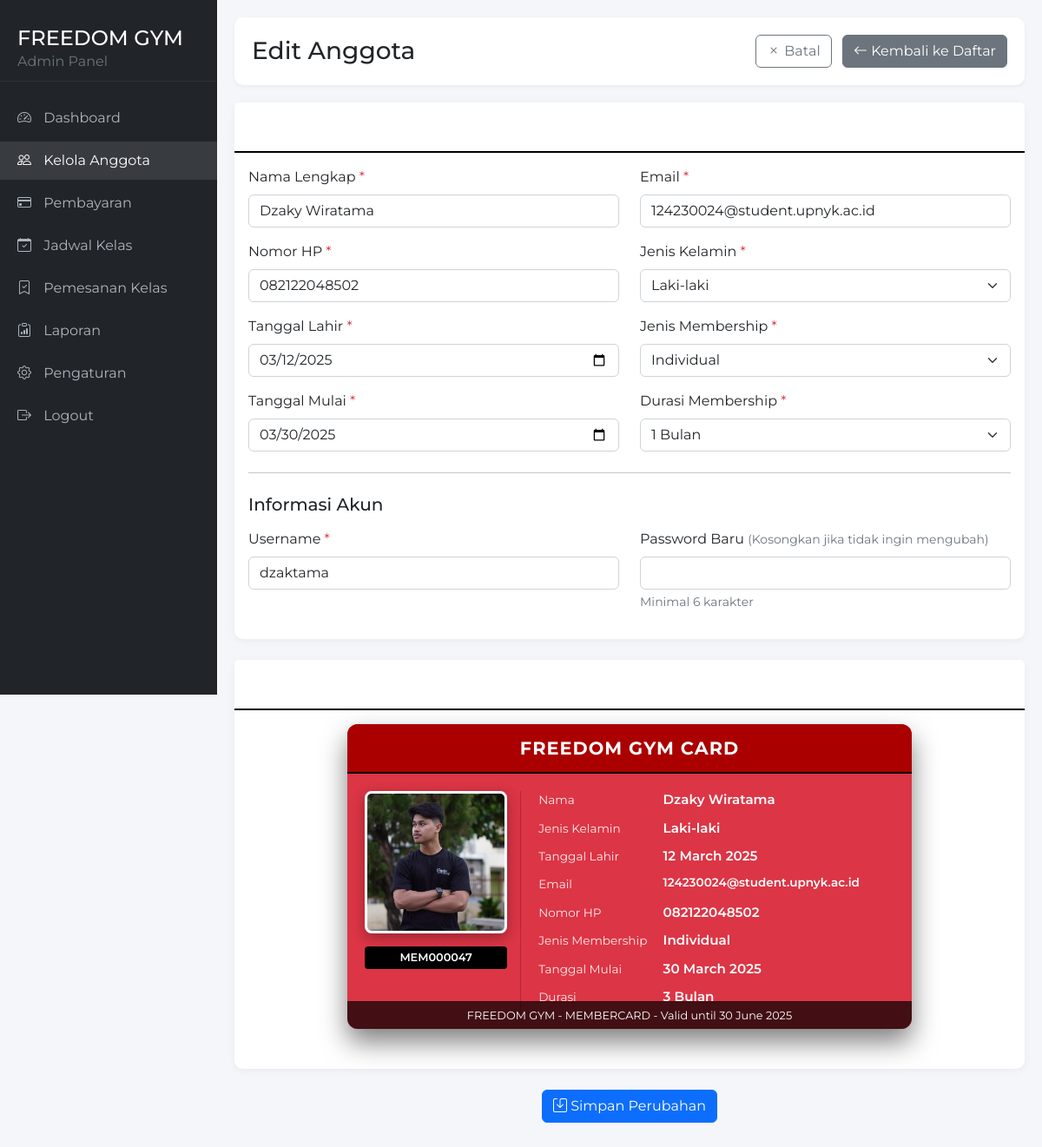
The app's page /admin-member-edit.php?id=47 (signed in) with its own data.
### tables this page shows
CREATE TABLE `membership` (
  `id` int(11) NOT NULL,
  `nama` varchar(255) NOT NULL,
  `nomorHP` varchar(20) NOT NULL,
  `email` varchar(100) NOT NULL,
  `alamat` text NOT NULL,
  `tanggalLahir` date NOT NULL,
  `jenisKelamin` enum('Laki-laki','Perempuan','Lainnya') NOT NULL,
  `jenisMembership` enum('Visit','Individual','Squad') NOT NULL,
  `tanggalMulai` date NOT NULL,
  `durasiMembership` enum('1 Bulan','3 Bulan','6 Bulan','12 Bulan') NOT NULL,
  `metodePembayaran` enum('Tunai','Transfer Bank','QRIS') NOT NULL,
  `fotoDiri` varchar(255) NOT NULL DEFAULT 'assets/img/default-profile.png',
  `catatanKesehatan` text DEFAULT NULL,
  `namaKontakDarurat` varchar(255) NOT NULL,
  `nomorKontakDarurat` varchar(20) NOT NULL,
  `persetujuan` tinyint(1) NOT NULL,
  `tanggalDaftar` timestamp NOT NULL DEFAULT current_timestamp(),
  `username` varchar(50) DEFAULT NULL,
  `password` varchar(255) DEFAULT NULL
);

### admin-member-edit.php (the view, shortened to what this page needs)
<?php
$servername = "localhost";
$username = "root";
$password = "";
$dbname = "gym";
$conn = new mysqli($servername, $username, $password, $dbname);
$member_id = intval($_GET['id']);
$stmt = $conn->prepare("SELECT * FROM membership WHERE id = ?");
$stmt->bind_param("i", $member_id);
$stmt->execute();
$result = $stmt->get_result();
if ($result->num_rows > 0) {
    $memberData = $result->fetch_assoc();
} else {
    $_SESSION['admin_message'] = "Anggota tidak ditemukan!";
    $_SESSION['admin_message_type'] = "danger";
    header("Location: admin-members.php");
    exit();
}
$membershipNumber = 'MEM' . str_pad($member_id, 6, '0', STR_PAD_LEFT);
function formatDate($date) {
    return date("d F Y", strtotime($date));
}
function getBaseUrl() {
    $protocol = isset($_SERVER['HTTPS']) && $_SERVER['HTTPS'] === 'on' ? 'https://' : 'http://';
    $host = $_SERVER['HTTP_HOST'];
    $baseDir = dirname($_SERVER['SCRIPT_NAME']);
    $baseDir = $baseDir === '/' ? '' : $baseDir;
    return $protocol . $host . $baseDir;
}
$baseUrl = getBaseUrl();
$relativeDefaultPhoto = "assets/img/default-profile.png";
$defaultPhoto = $baseUrl . '/' . $relativeDefaultPhoto;
$photoPath = isset($memberData['fotoDiri']) && !empty($memberData['fotoDiri']) ? $memberData['fotoDiri'] : "";
$startDate = new DateTime($memberData['tanggalMulai']);
$durationStr = $memberData['durasiMembership'];
$durationMonths = intval(explode(' ', $durationStr)[0]);
$expiryDate = clone $startDate;
$expiryDate->modify("+{$durationMonths} months");
$expiryDateFormatted = $expiryDate->format('d F Y');
?>
<!DOCTYPE html>
<html lang="en">
<head>
    <link href="https://cdn.jsdelivr.net/npm/bootstrap@5.2.3/dist/css/bootstrap.min.css" rel="stylesheet">
    <link href="https://cdn.jsdelivr.net/npm/bootstrap-icons@1.10.0/font/bootstrap-icons.css" rel="stylesheet">
</head>
<body>
    <div class="sidebar">
        <div class="sidebar-header">
            <h4 class="mb-0">FREEDOM GYM</h4>
            <p class="text-muted mb-0">Admin Panel</p>
        </div>
        <ul class="sidebar-menu">
            <li><a href="admin-dashboard.php"><i class="bi bi-speedometer2"></i> Dashboard</a></li>
            <li><a href="admin-members.php" class="active"><i class="bi bi-people"></i> Kelola Anggota</a></li>
            <li><a href="admin-payments.php"><i class="bi bi-credit-card"></i> Pembayaran</a></li>
            <li><a href="admin-classes.php"><i class="bi bi-calendar-check"></i> Jadwal Kelas</a></li>
            <li><a href="admin-bookings.php"><i class="bi bi-bookmark-check"></i> Pemesanan Kelas</a></li>
            <li><a href="admin-reports.php"><i class="bi bi-clipboard-data"></i> Laporan</a></li>
            <li><a href="admin-settings.php"><i class="bi bi-gear"></i> Pengaturan</a></li>
            <li><a href="logout-admin.php"><i class="bi bi-box-arrow-right"></i> Logout</a></li>
        </ul>
    </div>
    <div class="content">
        <div class="page-header d-flex justify-content-between align-items-center">
            <h3 class="mb-0">Edit Anggota</h3>
            <div>
                <a href="admin-member-view.php?id=<?php echo $member_id; ?>" class="btn btn-outline-secondary me-2">
                    <i class="bi bi-x"></i> Batal
                </a>
                <a href="admin-members.php" class="btn btn-secondary">
                    <i class="bi bi-arrow-left"></i> Kembali ke Daftar
                </a>
            </div>
        </div>
        <form method="POST" action="">
            <div class="card mb-4">
                <div class="card-header bg-white py-3">
                    <h5 class="mb-0">Informasi Anggota</h5>
                </div>
                <div class="card-body">
                    <div class="row mb-3">
                        <div class="col-md-6">
                            <label for="nama" class="form-label required">Nama Lengkap</label>
                            <input type="text" class="form-control" id="nama" name="nama" value="<?php echo htmlspecialchars($memberData['nama']); ?>" required>
                        </div>
                        <div class="col-md-6">
                            <label for="email" class="form-label required">Email</label>
                            <input type="email" class="form-control" id="email" name="email" value="<?php echo htmlspecialchars($memberData['email']); ?>" required>
                        </div>
                    </div>
                    <div class="row mb-3">
                        <div class="col-md-6">
                            <label for="nomorHP" class="form-label required">Nomor HP</label>
                            <input type="text" class="form-control" id="nomorHP" name="nomorHP" value="<?php echo htmlspecialchars($memberData['nomorHP']); ?>" required>
                        </div>
                        <div class="col-md-6">
                            <label for="jenisKelamin" class="form-label required">Jenis Kelamin</label>
                            <select class="form-select" id="jenisKelamin" name="jenisKelamin" required>
                                <option value="Laki-laki" <?php echo $memberData['jenisKelamin'] === 'Laki-laki' ? 'selected' : ''; ?>>Laki-laki</option>
                            </select>
                        </div>
                    </div>
                    <div class="row mb-3">
                        <div class="col-md-6">
                            <label for="tanggalLahir" class="form-label required">Tanggal Lahir</label>
                            <input type="date" class="form-control" id="tanggalLahir" name="tanggalLahir" value="<?php echo htmlspecialchars($memberData['tanggalLahir']); ?>" required>
                        </div>
                        <div class="col-md-6">
                            <label for="jenisMembership" class="form-label required">Jenis Membership</label>
                            <select class="form-select" id="jenisMembership" name="jenisMembership" required>
                                <option value="Individual" <?php echo $memberData['jenisMembership'] === 'Individual' ? 'selected' : ''; ?>>Individual</option>
                            </select>
                        </div>
                    </div>
                    <div class="row mb-3">
                        <div class="col-md-6">
                            <label for="tanggalMulai" class="form-label required">Tanggal Mulai</label>
                            <input type="date" class="form-control" id="tanggalMulai" name="tanggalMulai" value="<?php echo htmlspecialchars($memberData['tanggalMulai']); ?>" required>
                        </div>
                        <div class="col-md-6">
                            <label for="durasiMembership" class="form-label required">Durasi Membership</label>
                            <select class="form-select" id="durasiMembership" name="durasiMembership" required>
                                <option value="1 bulan" <?php echo $memberData['durasiMembership'] === '1 bulan' ? 'selected' : ''; ?>>1 Bulan</option>
                            </select>
                        </div>
                    </div>
                    <hr class="my-4">
                    <h5 class="mb-3">Informasi Akun</h5>
                    <div class="row mb-3">
                        <div class="col-md-6">
                            <label for="username" class="form-label required">Username</label>
                            <input type="text" class="form-control" id="username" name="username" value="<?php echo htmlspecialchars($memberData['username']); ?>" required>
                        </div>
                        <div class="col-md-6">
                            <label for="password" class="form-label">Password Baru <small class="text-muted">(Kosongkan jika tidak ingin mengubah)</small></label>
                            <input type="password" class="form-control" id="password" name="password">
                            <div class="form-text">Minimal 6 karakter</div>
                        </div>
                    </div>
                </div>
            </div>
            <div class="card mb-4">
                <div class="card-header bg-white py-3">
                    <h5 class="mb-0">Preview Kartu Membership</h5>
                </div>
                <div class="card-body">
                    <div class="membership-card-container">
                        <div class="membership-card">
                            <div class="card-header">
                                FREEDOM GYM CARD
                            </div>
                            <div class="card-content">
                                <div class="photo-section">
                                    <img src="<?php echo htmlspecialchars($photoPath); ?>"
                                        class="member-photo"
                                        alt="Foto Profil"
                                        data-default="<?php echo htmlspecialchars($defaultPhoto); ?>"
                                        onerror="this.src=this.getAttribute('data-default')">
                                    <div class="member-id"><?php echo htmlspecialchars($membershipNumber); ?></div>
                                </div>
                                <div class="info-section">
                                    <div class="info-item">
                                        <div class="info-label">Nama</div>
                                        <div class="info-value" id="preview-nama"><?php echo htmlspecialchars($memberData['nama']); ?></div>
                                    </div>
                                    <div class="info-item">
                                        <div class="info-label">Jenis Kelamin</div>
                                        <div class="info-value" id="preview-jenisKelamin"><?php echo htmlspecialchars($memberData['jenisKelamin']); ?></div>
                                    </div>
                                    <div class="info-item">
                                        <div class="info-label">Tanggal Lahir</div>
                                        <div class="info-value" id="preview-tanggalLahir"><?php echo htmlspecialchars(formatDate($memberData['tanggalLahir'])); ?></div>
                                    </div>
                                    <div class="info-item">
                                        <div class="info-label">Email</div>
                                        <div class="info-value long-text" id="preview-email"><?php echo htmlspecialchars($memberData['email']); ?></div>
                                    </div>
                                    <div class="info-item">
                                        <div class="info-label">Nomor HP</div>
                                        <div class="info-value" id="preview-nomorHP"><?php echo htmlspecialchars($memberData['nomorHP']); ?></div>
                                    </div>
                                    <div class="info-item">
                                        <div class="info-label">Jenis Membership</div>
                                        <div class="info-value" id="preview-jenisMembership"><?php echo htmlspecialchars($memberData['jenisMembership']); ?></div>
                                    </div>
                                    <div class="info-item">
                                        <div class="info-label">Tanggal Mulai</div>
                                        <div class="info-value" id="preview-tanggalMulai"><?php echo htmlspecialchars(formatDate($memberData['tanggalMulai'])); ?></div>
                                    </div>
                                    <div class="info-item">
                                        <div class="info-label">Durasi</div>
                                        <div class="info-value" id="preview-durasiMembership"><?php echo htmlspecialchars($memberData['durasiMembership']); ?></div>
                                    </div>
                                </div>
                            </div>
                            <div class="card-footer">
                                FREEDOM GYM - MEMBERCARD - Valid until <span id="preview-expiryDate"><?php echo $expiryDateFormatted; ?></span>
                            </div>
                        </div>
                    </div>
                </div>
            </div>
            <div class="d-flex justify-content-center mb-4">
                <button type="submit" class="btn btn-primary">
                    <i class="bi bi-save"></i> Simpan Perubahan
                </button>
            </div>
        </form>
    </div>
</body>
</html>

### admin-member-edit.php (style rules this page uses)
body { font-family: 'Montserrat', sans-serif; background-color: #f4f6f9; min-height: 100vh; }
.sidebar { background-color: #212529; color: white; min-width: 250px; max-width: 250px; min-height: 100vh; padding-top: 20px; position: fixed; z-index: 100; }
.sidebar-header { padding: 10px 20px; border-bottom: 1px solid #2c3034; margin-bottom: 20px; }
.sidebar-menu { padding: 0; list-style: none; }
.sidebar-menu li { margin-bottom: 5px; }
.sidebar-menu a { color: #adb5bd; text-decoration: none; padding: 10px 20px; display: block; transition: all 0.3s; }
.sidebar-menu a:hover, .sidebar-menu a.active { color: white; background-color: rgba(255, 255, 255, 0.1); }
.sidebar-menu a i { margin-right: 10px; }
.content { margin-left: 250px; padding: 20px; }
.page-header { background-color: white; border-radius: 10px; padding: 20px; margin-bottom: 20px; box-shadow: 0 2px 5px rgba(0,0,0,0.05); }
.card { border: none; border-radius: 10px; box-shadow: 0 2px 10px rgba(0,0,0,0.05); margin-bottom: 20px; }
.membership-card-container { max-width: 650px; margin: 0 auto 30px; }
.membership-card { background-color: #dc3545; width: 100%; aspect-ratio: 1.85 / 1; border-radius: 12px; box-shadow: 0 15px 30px rgba(0, 0, 0, 0.5); overflow: hidden; position: relative; }
.card-header { background-color: #aa0000; color: white; padding: 12px 20px; font-weight: bold; font-size: 1.3rem; text-align: center; text-transform: uppercase; letter-spacing: 0.05em; border-bottom: 2px solid black; }
.card-content { padding: 20px; display: flex; height: calc(100% - 54px); }
.photo-section { width: 30%; display: flex; flex-direction: column; align-items: center; border-right: 1px solid rgba(0, 0, 0, 0.2); padding-right: 15px; margin-right: 10px; }
.member-photo { width: 100%; aspect-ratio: 1 / 1; border-radius: 8px; object-fit: cover; border: 3px solid white; box-shadow: 0 5px 15px rgba(0, 0, 0, 0.3); margin-bottom: 10px; background-color: #f1f1f1; }
.member-id { color: white; font-weight: 600; font-size: 0.8rem; text-align: center; background-color: black; padding: 3px 8px; border-radius: 4px; margin-top: 5px; width: 100%; }
.info-section { width: 70%; padding-left: 10px; color: white; }
.info-item { margin-bottom: 12px; display: flex; align-items: flex-start; }
.info-label { flex: 0 0 35%; font-size: 0.85rem; opacity: 0.9; padding-right: 10px; }
.info-value { flex: 0 0 65%; font-size: 0.95rem; font-weight: 600; word-break: break-word; line-height: 1.3; }
.info-value.long-text { font-size: 0.85rem; }
.card-footer { position: absolute; bottom: 0; width: 100%; background-color: rgba(0, 0, 0, 0.7); color: white; text-align: center; padding: 6px; font-size: 0.8rem; }
.form-label.required::after { content: " *"; color: #dc3545; }

### records on screen
membership: nama "Dzaky Wiratama", email "124230024@student.upnyk.ac.id", nomorHP "082122048502", jenisKelamin "Laki-laki", tanggalLahir "03/12/2025", jenisMembership "Individual", tanggalMulai "03/30/2025", username "dzaktama", fotoDiri (picture), tanggalLahir "12 March 2025", tanggalMulai "30 March 2025", durasiMembership "3 Bulan", expiryDateFormatted "30 June 2025"

### other values on screen
$membershipNumber "MEM000047"
